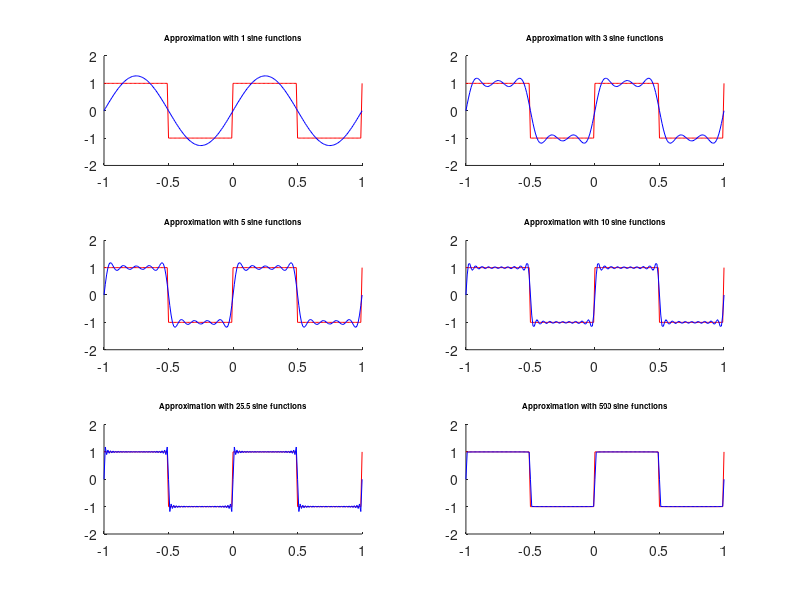

The MATLAB script that drew this image:
clear all;
 close all;
for i = 1:1:6
    subplot(3, 2, [i]);
    %Times to repeat
    timesSine = 1;
    %Because odd sine only
    switch i
        case 2
            timesSine = 5;
        case 3
            timesSine = 9;
        case 4
            timesSine = 19;
        case 5
            timesSine = 50;
        case 6
            timesSine = 999;
    end
    %Printing title
    numPrint = (timesSine + 1) / 2;
    hold on;
    title(['\fontsize{8}Approximation with ', num2str(numPrint), ' sine functions']);
    %Target wave
    x = -1:0.01:1;
    y = square(x * 2 * pi);
    plot(x, y, 'r');
    %Approx wave
    y2 = 0;
    hold on;
    for k = 1:2:timesSine
        y2 = y2 + (sin(2 * pi * k * x) / k);
    end
    y2 = y2 * (4 / pi);
    plot(x, y2, 'b');
    %Graph limits
    ylim([-2 2]);
end